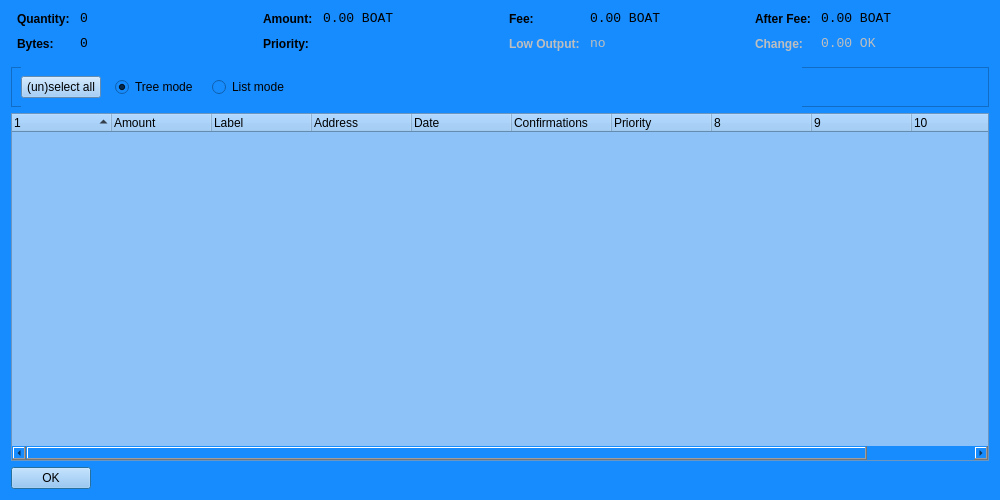
<?xml version="1.0" encoding="UTF-8"?>
<ui version="4.0">
 <class>CoinControlDialog</class>
 <widget class="QDialog" name="CoinControlDialog">
  <property name="geometry">
   <rect>
    <x>0</x>
    <y>0</y>
    <width>1000</width>
    <height>500</height>
   </rect>
  </property>
  <property name="windowTitle">
   <string>Coin Control</string>
  </property>
  <property name="styleSheet">
   <string notr="true">background-color: rgb(22, 140, 255);</string>
  </property>
  <layout class="QVBoxLayout" name="verticalLayout">
   <item>
    <layout class="QHBoxLayout" name="horizontalLayoutTop" stretch="0,0,0,0">
     <property name="topMargin">
      <number>0</number>
     </property>
     <property name="bottomMargin">
      <number>10</number>
     </property>
     <item>
      <layout class="QFormLayout" name="formLayoutCoinControl1">
       <property name="horizontalSpacing">
        <number>10</number>
       </property>
       <property name="verticalSpacing">
        <number>10</number>
       </property>
       <property name="leftMargin">
        <number>6</number>
       </property>
       <property name="rightMargin">
        <number>6</number>
       </property>
       <item row="0" column="0">
        <widget class="QLabel" name="labelCoinControlQuantityText">
         <property name="styleSheet">
          <string notr="true">font-weight:bold;</string>
         </property>
         <property name="text">
          <string>Quantity:</string>
         </property>
        </widget>
       </item>
       <item row="0" column="1">
        <widget class="QLabel" name="labelCoinControlQuantity">
         <property name="font">
          <font>
           <family>Monospace</family>
           <pointsize>10</pointsize>
          </font>
         </property>
         <property name="cursor">
          <cursorShape>IBeamCursor</cursorShape>
         </property>
         <property name="contextMenuPolicy">
          <enum>Qt::ActionsContextMenu</enum>
         </property>
         <property name="text">
          <string notr="true">0</string>
         </property>
         <property name="textInteractionFlags">
          <set>Qt::LinksAccessibleByMouse|Qt::TextSelectableByKeyboard|Qt::TextSelectableByMouse</set>
         </property>
        </widget>
       </item>
       <item row="1" column="0">
        <widget class="QLabel" name="labelCoinControlBytesText">
         <property name="styleSheet">
          <string notr="true">font-weight:bold;</string>
         </property>
         <property name="text">
          <string>Bytes:</string>
         </property>
        </widget>
       </item>
       <item row="1" column="1">
        <widget class="QLabel" name="labelCoinControlBytes">
         <property name="font">
          <font>
           <family>Monospace</family>
           <pointsize>10</pointsize>
          </font>
         </property>
         <property name="cursor">
          <cursorShape>IBeamCursor</cursorShape>
         </property>
         <property name="contextMenuPolicy">
          <enum>Qt::ActionsContextMenu</enum>
         </property>
         <property name="text">
          <string notr="true">0</string>
         </property>
         <property name="textInteractionFlags">
          <set>Qt::LinksAccessibleByMouse|Qt::TextSelectableByKeyboard|Qt::TextSelectableByMouse</set>
         </property>
        </widget>
       </item>
      </layout>
     </item>
     <item>
      <layout class="QFormLayout" name="formLayoutCoinControl2">
       <property name="horizontalSpacing">
        <number>10</number>
       </property>
       <property name="verticalSpacing">
        <number>10</number>
       </property>
       <property name="leftMargin">
        <number>6</number>
       </property>
       <property name="rightMargin">
        <number>6</number>
       </property>
       <item row="0" column="0">
        <widget class="QLabel" name="labelCoinControlAmountText">
         <property name="styleSheet">
          <string notr="true">font-weight:bold;</string>
         </property>
         <property name="text">
          <string>Amount:</string>
         </property>
        </widget>
       </item>
       <item row="0" column="1">
        <widget class="QLabel" name="labelCoinControlAmount">
         <property name="font">
          <font>
           <family>Monospace</family>
           <pointsize>10</pointsize>
          </font>
         </property>
         <property name="cursor">
          <cursorShape>IBeamCursor</cursorShape>
         </property>
         <property name="contextMenuPolicy">
          <enum>Qt::ActionsContextMenu</enum>
         </property>
         <property name="text">
          <string notr="true">0.00 BOAT</string>
         </property>
         <property name="textInteractionFlags">
          <set>Qt::LinksAccessibleByMouse|Qt::TextSelectableByKeyboard|Qt::TextSelectableByMouse</set>
         </property>
        </widget>
       </item>
       <item row="1" column="0">
        <widget class="QLabel" name="labelCoinControlPriorityText">
         <property name="styleSheet">
          <string notr="true">font-weight:bold;</string>
         </property>
         <property name="text">
          <string>Priority:</string>
         </property>
        </widget>
       </item>
       <item row="1" column="1">
        <widget class="QLabel" name="labelCoinControlPriority">
         <property name="font">
          <font>
           <family>Monospace</family>
           <pointsize>10</pointsize>
          </font>
         </property>
         <property name="cursor">
          <cursorShape>IBeamCursor</cursorShape>
         </property>
         <property name="contextMenuPolicy">
          <enum>Qt::ActionsContextMenu</enum>
         </property>
         <property name="text">
          <string/>
         </property>
         <property name="textInteractionFlags">
          <set>Qt::LinksAccessibleByMouse|Qt::TextSelectableByKeyboard|Qt::TextSelectableByMouse</set>
         </property>
        </widget>
       </item>
      </layout>
     </item>
     <item>
      <layout class="QFormLayout" name="formLayoutCoinControl3">
       <property name="horizontalSpacing">
        <number>10</number>
       </property>
       <property name="verticalSpacing">
        <number>10</number>
       </property>
       <property name="leftMargin">
        <number>6</number>
       </property>
       <property name="rightMargin">
        <number>6</number>
       </property>
       <item row="0" column="0">
        <widget class="QLabel" name="labelCoinControlFeeText">
         <property name="styleSheet">
          <string notr="true">font-weight:bold;</string>
         </property>
         <property name="text">
          <string>Fee:</string>
         </property>
        </widget>
       </item>
       <item row="0" column="1">
        <widget class="QLabel" name="labelCoinControlFee">
         <property name="font">
          <font>
           <family>Monospace</family>
           <pointsize>10</pointsize>
          </font>
         </property>
         <property name="cursor">
          <cursorShape>IBeamCursor</cursorShape>
         </property>
         <property name="contextMenuPolicy">
          <enum>Qt::ActionsContextMenu</enum>
         </property>
         <property name="text">
          <string notr="true">0.00 BOAT</string>
         </property>
         <property name="textInteractionFlags">
          <set>Qt::LinksAccessibleByMouse|Qt::TextSelectableByKeyboard|Qt::TextSelectableByMouse</set>
         </property>
        </widget>
       </item>
       <item row="1" column="0">
        <widget class="QLabel" name="labelCoinControlLowOutputText">
         <property name="enabled">
          <bool>false</bool>
         </property>
         <property name="styleSheet">
          <string notr="true">font-weight:bold;</string>
         </property>
         <property name="text">
          <string>Low Output:</string>
         </property>
        </widget>
       </item>
       <item row="1" column="1">
        <widget class="QLabel" name="labelCoinControlLowOutput">
         <property name="enabled">
          <bool>false</bool>
         </property>
         <property name="font">
          <font>
           <family>Monospace</family>
           <pointsize>10</pointsize>
          </font>
         </property>
         <property name="cursor">
          <cursorShape>IBeamCursor</cursorShape>
         </property>
         <property name="contextMenuPolicy">
          <enum>Qt::ActionsContextMenu</enum>
         </property>
         <property name="text">
          <string notr="true">no</string>
         </property>
         <property name="textInteractionFlags">
          <set>Qt::LinksAccessibleByMouse|Qt::TextSelectableByKeyboard|Qt::TextSelectableByMouse</set>
         </property>
        </widget>
       </item>
      </layout>
     </item>
     <item>
      <layout class="QFormLayout" name="formLayoutCoinControl4">
       <property name="horizontalSpacing">
        <number>10</number>
       </property>
       <property name="verticalSpacing">
        <number>10</number>
       </property>
       <property name="leftMargin">
        <number>6</number>
       </property>
       <property name="rightMargin">
        <number>6</number>
       </property>
       <item row="0" column="0">
        <widget class="QLabel" name="labelCoinControlAfterFeeText">
         <property name="styleSheet">
          <string notr="true">font-weight:bold;</string>
         </property>
         <property name="text">
          <string>After Fee:</string>
         </property>
        </widget>
       </item>
       <item row="0" column="1">
        <widget class="QLabel" name="labelCoinControlAfterFee">
         <property name="font">
          <font>
           <family>Monospace</family>
           <pointsize>10</pointsize>
          </font>
         </property>
         <property name="cursor">
          <cursorShape>IBeamCursor</cursorShape>
         </property>
         <property name="contextMenuPolicy">
          <enum>Qt::ActionsContextMenu</enum>
         </property>
         <property name="text">
          <string notr="true">0.00 BOAT</string>
         </property>
         <property name="textInteractionFlags">
          <set>Qt::LinksAccessibleByMouse|Qt::TextSelectableByKeyboard|Qt::TextSelectableByMouse</set>
         </property>
        </widget>
       </item>
       <item row="1" column="0">
        <widget class="QLabel" name="labelCoinControlChangeText">
         <property name="enabled">
          <bool>false</bool>
         </property>
         <property name="styleSheet">
          <string notr="true">font-weight:bold;</string>
         </property>
         <property name="text">
          <string>Change:</string>
         </property>
        </widget>
       </item>
       <item row="1" column="1">
        <widget class="QLabel" name="labelCoinControlChange">
         <property name="enabled">
          <bool>false</bool>
         </property>
         <property name="font">
          <font>
           <family>Monospace</family>
           <pointsize>10</pointsize>
          </font>
         </property>
         <property name="cursor">
          <cursorShape>IBeamCursor</cursorShape>
         </property>
         <property name="contextMenuPolicy">
          <enum>Qt::ActionsContextMenu</enum>
         </property>
         <property name="text">
          <string notr="true">0.00 OK</string>
         </property>
         <property name="textInteractionFlags">
          <set>Qt::LinksAccessibleByMouse|Qt::TextSelectableByKeyboard|Qt::TextSelectableByMouse</set>
         </property>
        </widget>
       </item>
      </layout>
     </item>
    </layout>
   </item>
   <item>
    <widget class="QFrame" name="frame">
     <property name="minimumSize">
      <size>
       <width>0</width>
       <height>40</height>
      </size>
     </property>
     <property name="frameShape">
      <enum>QFrame::StyledPanel</enum>
     </property>
     <property name="frameShadow">
      <enum>QFrame::Sunken</enum>
     </property>
     <widget class="QWidget" name="horizontalLayoutWidget">
      <property name="geometry">
       <rect>
        <x>10</x>
        <y>0</y>
        <width>781</width>
        <height>41</height>
       </rect>
      </property>
      <layout class="QHBoxLayout" name="horizontalLayoutPanel" stretch="0,0,0,0">
       <property name="spacing">
        <number>14</number>
       </property>
       <item>
        <widget class="QPushButton" name="pushButtonSelectAll">
         <property name="sizePolicy">
          <sizepolicy hsizetype="Maximum" vsizetype="Fixed">
           <horstretch>0</horstretch>
           <verstretch>0</verstretch>
          </sizepolicy>
         </property>
         <property name="styleSheet">
          <string notr="true">background-color: rgb(140, 194, 247);</string>
         </property>
         <property name="text">
          <string>(un)select all</string>
         </property>
        </widget>
       </item>
       <item>
        <widget class="QRadioButton" name="radioTreeMode">
         <property name="sizePolicy">
          <sizepolicy hsizetype="Maximum" vsizetype="Fixed">
           <horstretch>0</horstretch>
           <verstretch>0</verstretch>
          </sizepolicy>
         </property>
         <property name="text">
          <string>Tree mode</string>
         </property>
         <property name="checked">
          <bool>true</bool>
         </property>
        </widget>
       </item>
       <item>
        <widget class="QRadioButton" name="radioListMode">
         <property name="sizePolicy">
          <sizepolicy hsizetype="Maximum" vsizetype="Fixed">
           <horstretch>0</horstretch>
           <verstretch>0</verstretch>
          </sizepolicy>
         </property>
         <property name="text">
          <string>List mode</string>
         </property>
        </widget>
       </item>
       <item>
        <spacer name="horizontalSpacer">
         <property name="orientation">
          <enum>Qt::Horizontal</enum>
         </property>
         <property name="sizeHint" stdset="0">
          <size>
           <width>40</width>
           <height>20</height>
          </size>
         </property>
        </spacer>
       </item>
      </layout>
     </widget>
    </widget>
   </item>
   <item>
    <widget class="CoinControlTreeWidget" name="treeWidget">
     <property name="contextMenuPolicy">
      <enum>Qt::CustomContextMenu</enum>
     </property>
     <property name="styleSheet">
      <string notr="true">background-color: rgb(140, 194, 247);</string>
     </property>
     <property name="sortingEnabled">
      <bool>false</bool>
     </property>
     <property name="columnCount">
      <number>11</number>
     </property>
     <attribute name="headerShowSortIndicator" stdset="0">
      <bool>true</bool>
     </attribute>
     <attribute name="headerStretchLastSection">
      <bool>false</bool>
     </attribute>
     <column>
      <property name="text">
       <string/>
      </property>
     </column>
     <column>
      <property name="text">
       <string>Amount</string>
      </property>
     </column>
     <column>
      <property name="text">
       <string>Label</string>
      </property>
     </column>
     <column>
      <property name="text">
       <string>Address</string>
      </property>
     </column>
     <column>
      <property name="text">
       <string>Date</string>
      </property>
     </column>
     <column>
      <property name="text">
       <string>Confirmations</string>
      </property>
      <property name="toolTip">
       <string>Confirmed</string>
      </property>
     </column>
     <column>
      <property name="text">
       <string>Priority</string>
      </property>
     </column>
     <column>
      <property name="text">
       <string/>
      </property>
     </column>
     <column>
      <property name="text">
       <string/>
      </property>
     </column>
     <column>
      <property name="text">
       <string/>
      </property>
     </column>
     <column>
      <property name="text">
       <string/>
      </property>
     </column>
    </widget>
   </item>
   <item>
    <widget class="QDialogButtonBox" name="buttonBox">
     <property name="sizePolicy">
      <sizepolicy hsizetype="Maximum" vsizetype="Fixed">
       <horstretch>0</horstretch>
       <verstretch>0</verstretch>
      </sizepolicy>
     </property>
     <property name="styleSheet">
      <string notr="true">background-color: rgb(140, 194, 247);</string>
     </property>
     <property name="orientation">
      <enum>Qt::Horizontal</enum>
     </property>
     <property name="standardButtons">
      <set>QDialogButtonBox::Ok</set>
     </property>
    </widget>
   </item>
  </layout>
 </widget>
 <customwidgets>
  <customwidget>
   <class>CoinControlTreeWidget</class>
   <extends>QTreeWidget</extends>
   <header>coincontroltreewidget.h</header>
  </customwidget>
 </customwidgets>
 <resources/>
 <connections/>
</ui>
